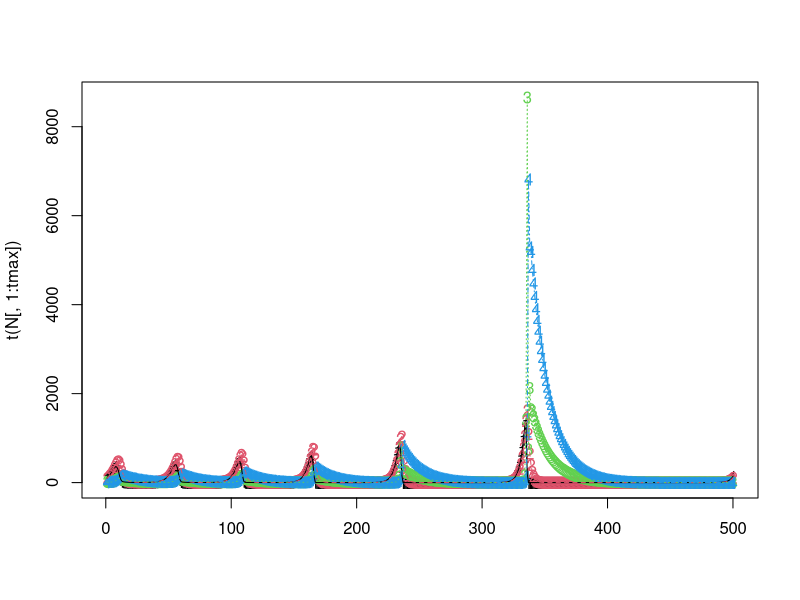
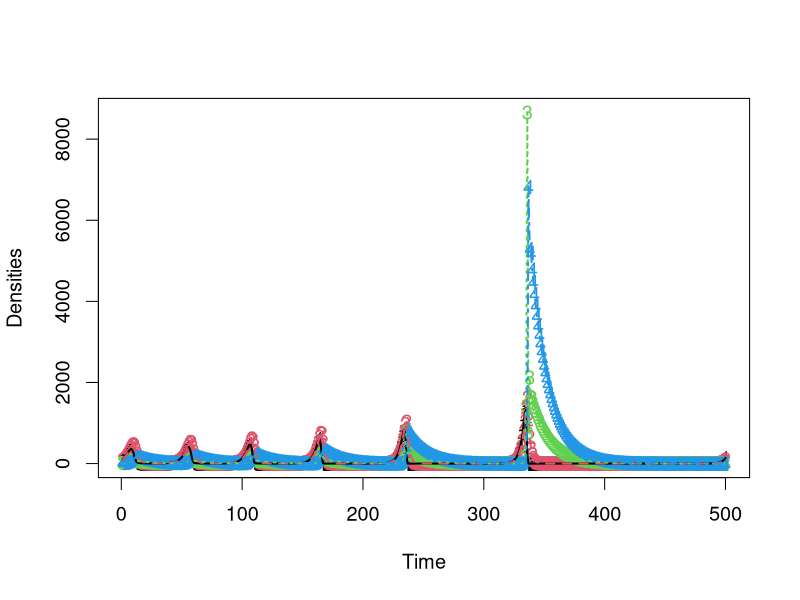
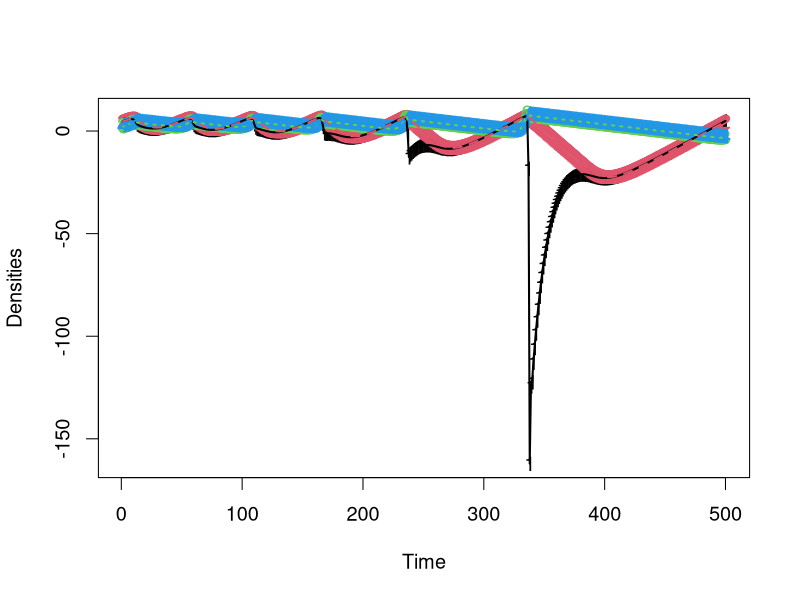

The R script that drew these images, in order:
#####################################################################################################################################
### FBarraquand & OGimenez 14/11/2017 -- Two species density-dependent matrix model // predator -prey version
### 'New' version with density-dependence intra and inter affecting four vital rates, each vital rate affected once
### 18/03/2018 New set of parameters, slightly more realistic
### 07/09/2018 New version of pre-breeding model that we use statistically
### 09/09/2018 Shut off intraspecific interactions to demonstrate the blow-up. 
#####################################################################################################################################

library('Matrix')

####################### Definition of functions #####################################################

logistic=function(x){
return(1/(1+exp(-x)))
}


#logistic=function(x,x_thresh=1,steepness=1){
#return(1/(1+exp(-steepness*(x-x_thresh))))
#}

# Computes vital rates from the state vector N 
vital_rates=function(params,N){

############ Parameters used as inputs #################################################################
### similar to statistical model
#########################################################################################################

VR=matrix(NA,nrow=4,ncol=4)
phiA = params[1:2] # 
alphas = params[3:10] #

f=rep(NA,4)
### same order as in statistical model (not much logic)
f[1] = logistic(alpha[1] + alpha[2] *N[4]) # intra-species DD - juvenile predator survival fn of adult predator abundance
f[2] = logistic(alpha[3] + alpha[4] * N[4]) # inter-species DD - juvenile prey survival fn of adult predator abundance
f[3] = exp(alpha[5] + alpha[6] * N[1]) # inter-species DD - predator fecundity fn of juvenile prey abundance
f[4] = exp(alpha[7] + alpha[8] * N[2]) # intra-species DD - prey fecundity fn of adult prey abundance


VR_prey = matrix(c(0,0.5 * f[4]* f[2], 
            phiA[1],  phiA[1]),nrow = 2, ncol = 2,byrow = TRUE)

VR_pred =  matrix(c(0,0.5* f[3] * f[1], 
             phiA[2],phiA[2]),nrow = 2, ncol = 2,byrow = TRUE)

VR=bdiag(VR_prey,VR_pred)

return(VR)

}

############################################# end of functions def. ############################################################


################### Main program ############################################################################################### 

### Initialization
set.seed(42) 

# Define parameters
tmax = 500 #max time for sim

### Max rate parameters
# Prey (max) adult survival (v for victim)
phiA_V = 0.6
# Predator adult survival 
phiA_P = 0.7

# Other parameters 

alpha <- rep(NA,8)
N <- seq(10,500,length=10)
# intra-species DD - juvenile predator survival fn of adult predator abundance
alpha[1] <- 0.5
alpha[2] <- 0 # slopes
1/(1+exp(-(alpha[1] + alpha[2] * N)))

# inter-species DD - juvenile prey survival fn of adult predator abundance
alpha[3] <- 0.5
alpha[4] <- -0.025 # slopes
1/(1+exp(-(alpha[3] + alpha[4] * N)))

# inter-species DD - predator fecundity fn of juvenile prey abundance
alpha[5] <- 0
alpha[6] <- 0.004 # slopes
exp(alpha[5] + alpha[6] * N)
# if juv prey gets above 500 we have a problem, otherwise OK

# intra-species DD - prey fecundity fn of adult prey abundance
alpha[7] <- 1.75 #Here 2 shows easily the blowup, 1.5 takes up too much time
alpha[8] <- 0 # slopes
exp(alpha[7] + alpha[8] * N)


# Bundle the whole shabang into a single vector, which we then feed to the function
params = c(phiA_V,phiA_P,alpha)

# Initialize the state vector
N=matrix(NA,4,tmax)
N[,1] = N[,1] = c(100,100,20,20) #runif(4,50,100) ### we state 4 values for 2 species and 2 stages

############################# Loop over time #################################################################

for (t in 1:(tmax-1)){
	## Compute vital rates as a function of the initial state
	vital_rate_matrix = as.matrix(vital_rates(params,N[,t])) 
	N[,t+1] = vital_rate_matrix %*% N[,t] 
}
N[,tmax]
matplot(t(N[,1:tmax]))
matlines(t(N[,1:tmax]))
############################################ end of simulation ##################################################################

pdf(file="TimePlot_BGpredation_prebreed_woutIntraDD.pdf",width=12,height=8)
par(cex=1.2)
matplot(t(N[,1:tmax]),xlab="Time",ylab="Densities")
matlines(t(N[,1:tmax]),lwd=2)
dev.off()

pdf(file="Log_TimePlot_BGpredation_prebreed_woutIntraDD.pdf",width=12,height=8)
par(cex=1.2)
matplot(t(log(N[,1:tmax])),xlab="Time",ylab="Densities")
matlines(t(log(N[,1:tmax])),lwd=2)
dev.off()
